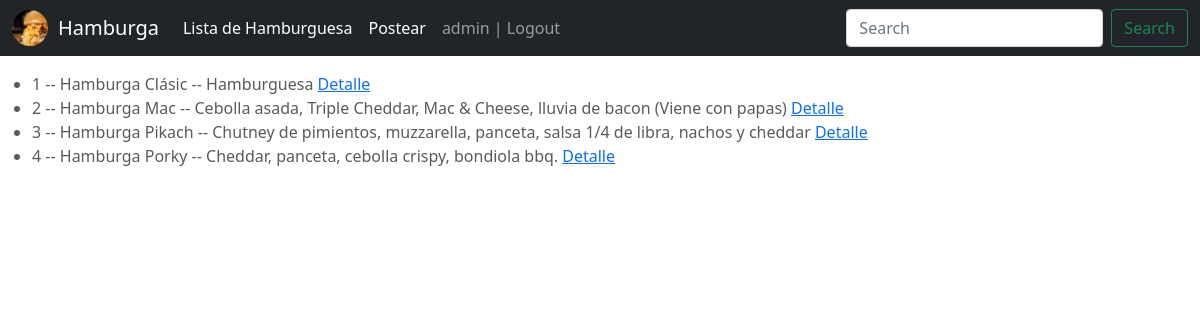
/post/lista (signed in), run on the app's committed database.
### Hamgurga/models.py (models this page shows)
class Profile(models.Model):
    user = models.OneToOneField(to=User, on_delete=models.CASCADE, related_name="profile")
    instagram = models.CharField(max_length=100)
    imagen = models.ImageField(upload_to="profiles", null=True, blank=True)

class Post(models.Model):
    carousel_caption_title = models.CharField(max_length=30)
    carousel_caption_description =  models.CharField(max_length=80)
    heading = models.CharField(max_length=15)
    description = models.CharField(max_length=120)
    publisher = models.ForeignKey(to=User, on_delete=models.CASCADE, related_name="publisher")
    imagen = models.ImageField(upload_to="posts", null=True, blank=True)
    def __str__(self):
        return f"{self.id} -- {self.heading} -- {self.description}"

### Hamgurga/views.py (the view)
# urls.py: path('post/lista',PostList.as_view(), name="Post-List"),
class PostList(ListView):
    model = Post
    context_object_name = "post_list.html"

### Hamgurga/templates/Hamgurga/post_list.html (shortened to what this page needs)
{% extends "Hamgurga/base.html"%}
{%block main%}
<br>
<ul>
    {%  for Post in object_list %}
    <li>
        {{Post}}
        <a href="{% url 'Post-Detail' Post.id %}">Detalle</a>
    </li>
    {% endfor %}
</ul>
{% endblock%}

### Hamgurga/templates/Hamgurga/base.html (shortened to what this page needs)
<!DOCTYPE html>
<html lang="en">
  <head>
    {% load static %}
<link href="{% static 'Hamgurga/css/bootstrap.min.css' %}" rel="stylesheet">
    <link href="{% static 'Hamgurga/css/carousel.css' %}" rel="stylesheet">
  </head>
  <body>
<header>
  <nav class="navbar navbar-expand-md navbar-dark fixed-top bg-dark">
    <div class="container-fluid">
        {% if user.profile.imagen %}
        <a href="{% url 'Profile' user.profile.id %}">
        <img src="{{user.profile.imagen.url}}" height="100%" width="36px" style="border-radius: 50%; margin-right:10px">
        </a>
        {% endif %}
      <a class="navbar-brand" href="{% url 'index' %}">Hamburga</a>
      <div class="collapse navbar-collapse" id="navbarCollapse">
        <ul class="navbar-nav me-auto mb-2 mb-md-0">
          <li class="nav-item">
            <a class="nav-link active" aria-current="page" href="{% url 'Post-List' %}">Lista de Hamburguesa</a>
          </li>
          {% if user.is_authenticated %}
          <li class="nav-item">
            <a class="nav-link active" aria-current="page" href="{% url 'Post-Create' %}">Postear</a>
          </li>
          <li class="nav-item">
            <a class="nav-link" href="{% url 'Logout' %}"> {{user.username}} | Logout</a>
          </li>
        {% endif %}
        </ul>
        <form class="d-flex">
          <input class="form-control me-2" type="search" placeholder="Search" aria-label="Search">
          <button class="btn btn-outline-success" type="submit">Search</button>
        </form>
      </div>
    </div>
  </nav>
</header>
{% block main %}
{% endblock %}
</body></html>

### Hamgurga/static/Hamgurga/css/carousel.css (style rules this page uses)
body { padding-top: 3rem; padding-bottom: 3rem; color: #5a5a5a; }

### data on the page
Post: id+heading+description "1 -- Hamburga Clásic -- Hamburguesa"
Post: id+heading+description "2 -- Hamburga Mac -- Cebolla asada, Triple Cheddar, Mac & Cheese, lluvia de bacon (Viene con papas)"
Post: id+heading+description "3 -- Hamburga Pikach -- Chutney de pimientos, muzzarella, panceta, salsa 1/4 de libra, nachos y cheddar"
Post: id+heading+description "4 -- Hamburga Porky -- Cheddar, panceta, cebolla crispy, bondiola bbq."

### other printed values
{{ user.username }} "admin"
